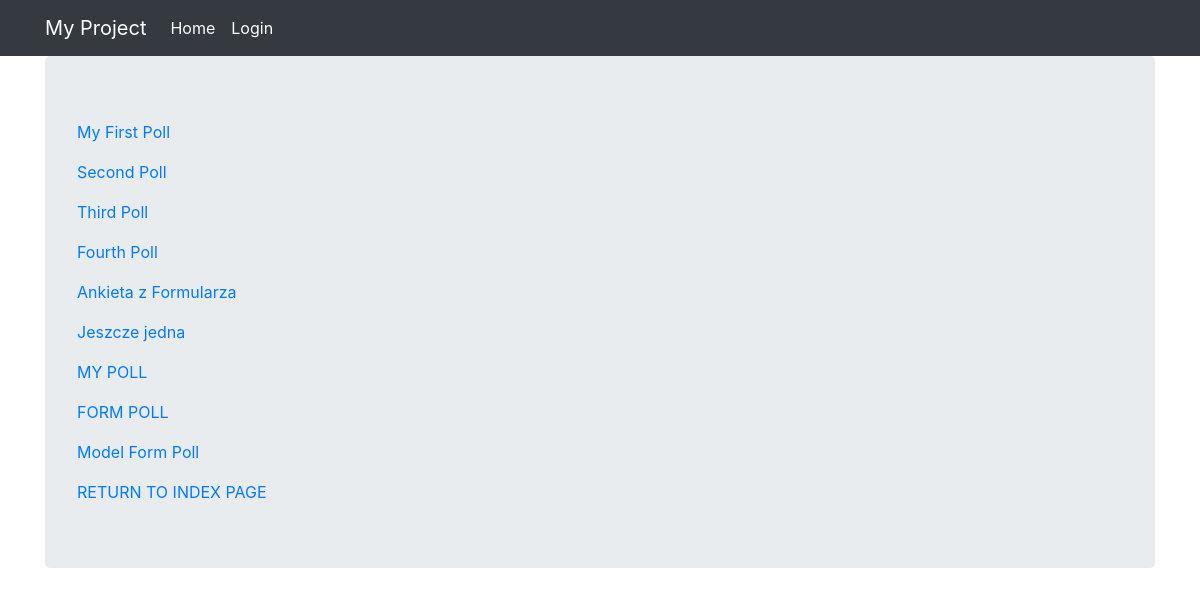
The page /polls/polls-class-view/ on the database its author committed.
### polls/models.py (models this page shows)
class Poll(models.Model):
    name = models.CharField(max_length=128)
    def __str__(self):
        return f"{self.name}"

### polls/views_class.py (the view)
class PollView(View):
    def get(self, request):
        return render(
            request,
            template_name="polls/polls.html",
            context={"polls": Poll.objects.all()}
        )

### polls/templates/polls/polls.html
{% extends "base.html" %}
{% block content %}
    {% for p in polls %}
        <p><a href="{% url 'polls_class_views:polls-detail-view' pk=p.pk %}">{{ p }}</a></p>
    {% endfor %}
    <a href="{% url 'polls_views:index' %}">RETURN TO INDEX PAGE</a>
{% endblock %}

### rows shown on the page
Poll: name "My First Poll"
Poll: name "Second Poll"
Poll: name "Third Poll"
Poll: name "Fourth Poll"
Poll: name "Ankieta z Formularza"
Poll: name "Jeszcze jedna"
Poll: name "MY POLL"
Poll: name "FORM POLL"
Poll: name "Model Form Poll"
